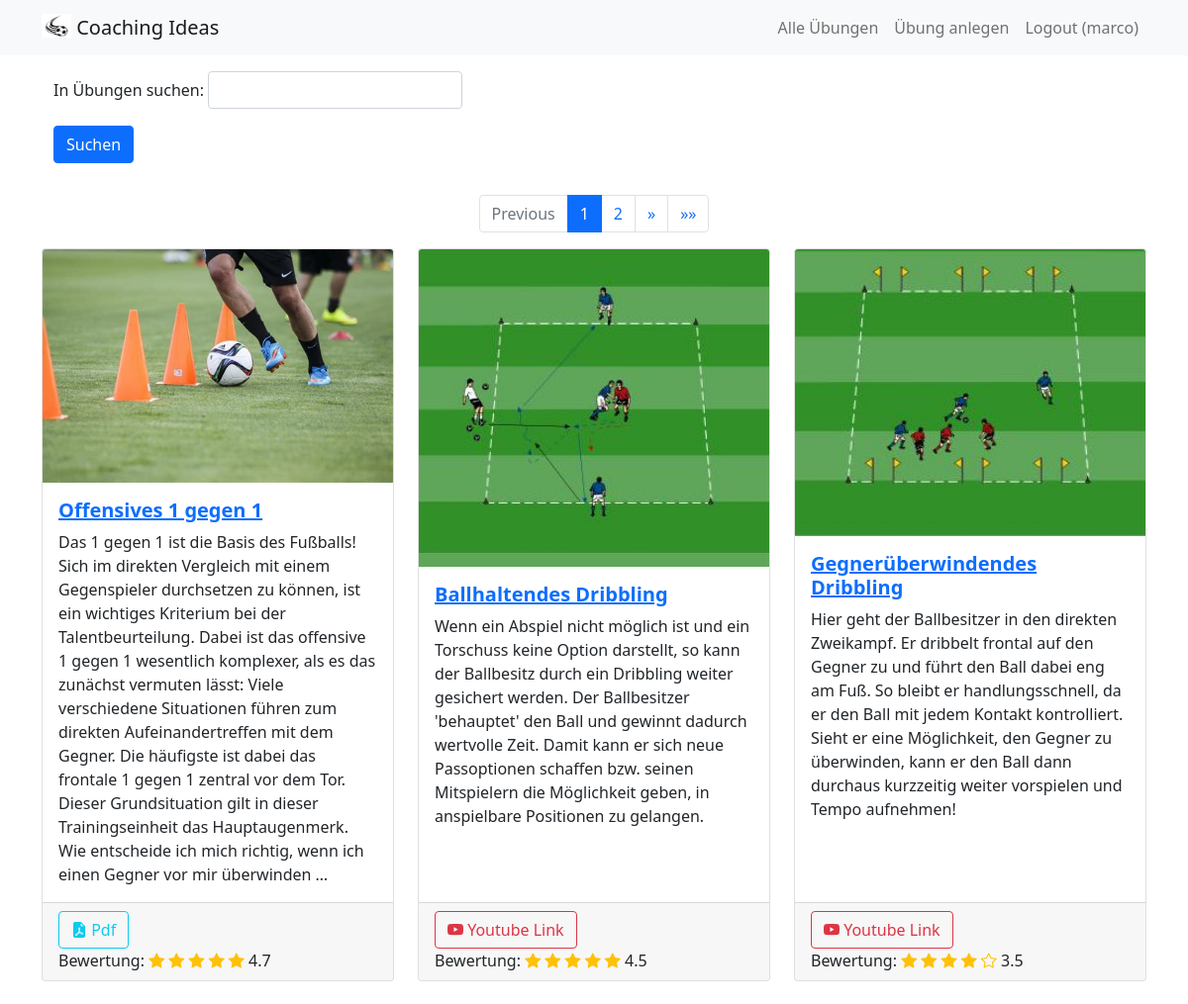
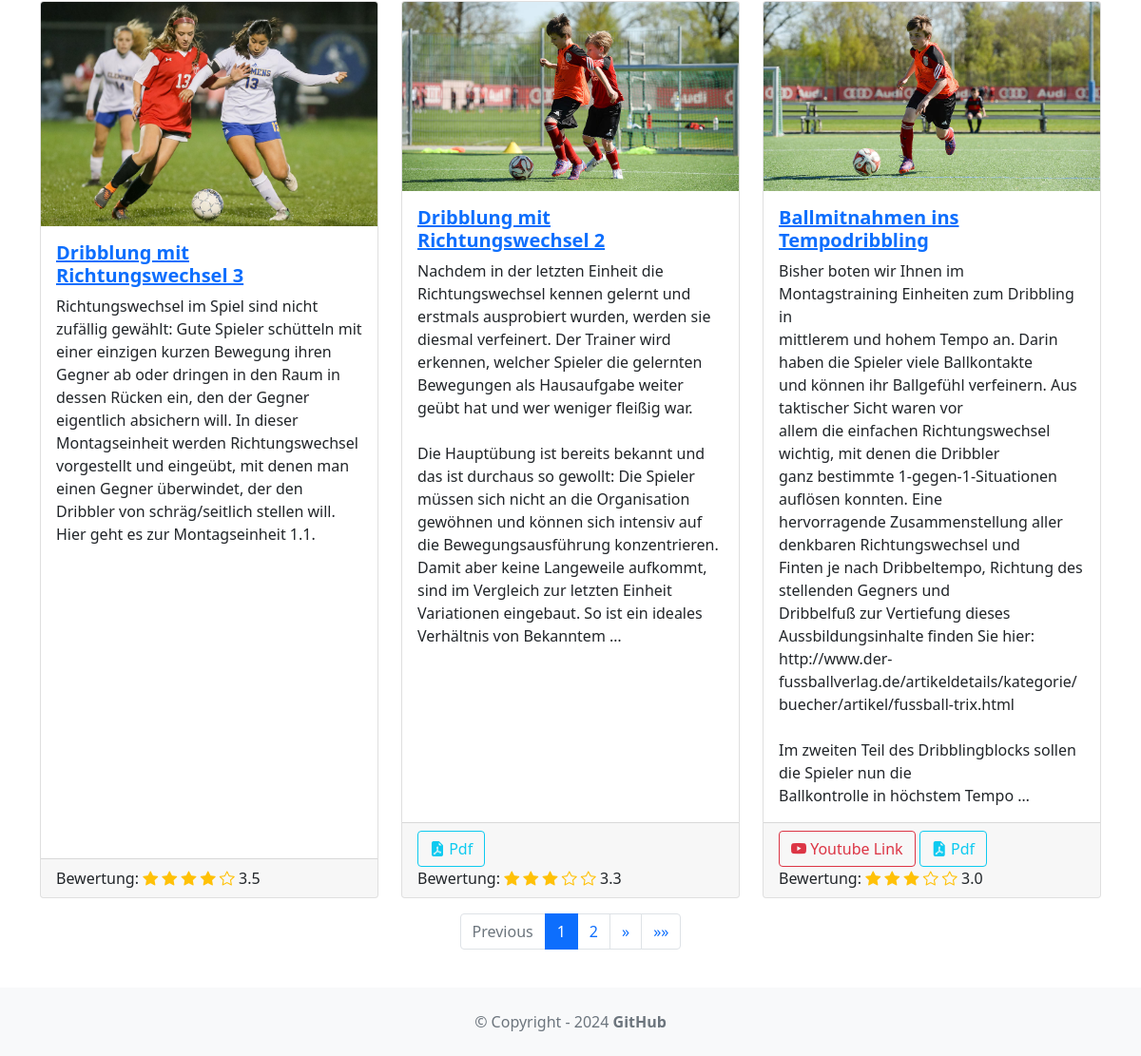
Screenshot of / (signed in) with the database file from the repository (2 pictures, top to bottom).
### exercise/models.py (models this page shows, shortened)
class Exercise(models.Model):
    title = models.CharField(max_length=255)
    body = models.TextField()
    created_on = models.DateTimeField(auto_now_add=True)
    last_modified = models.DateTimeField(auto_now=True)
    creator = models.ForeignKey(User, on_delete=models.SET_NULL, null=True)
    soccer_skills = models.CharField(
        max_length=50, choices=SoccerSkillTextChoices.choices, blank=True
    )
    for_adults = models.BooleanField(default=True)
    for_jun_a = models.BooleanField(default=False)
    for_jun_b = models.BooleanField(default=False)
    for_jun_c = models.BooleanField(default=False)
    for_jun_d = models.BooleanField(default=False)
    for_jun_e = models.BooleanField(default=False)
    for_jun_f = models.BooleanField(default=False)
    for_jun_g = models.BooleanField(default=False)
    image = models.ImageField(upload_to="exercise/images/", null=True, blank=True)
    pdf = models.FileField(upload_to="exercise/pdfs/", blank=True)
    youtube_link = models.URLField(blank=True, null=True)
    rating = models.IntegerField(default=0, choices=[(i, i) for i in range(0, 6)])
    average_rating = models.FloatField(default=0)

### exercise/views.py (the view)
# urls.py: 2. Add a URL to urlpatterns:  path('', views.home, name='home')
def home(request):
    search_exercise = request.GET.get("searchExercise")
    if search_exercise:
        search_exercise = Exercise.objects.filter(
            Q(title__icontains=search_exercise)
            | Q(body__icontains=search_exercise)
            | Q(soccer_skills__icontains=search_exercise)
        ).order_by("-average_rating")
    else:
        search_exercise = Exercise.objects.all().order_by("-average_rating")
    paginator = Paginator(search_exercise, 6)
    page = request.GET.get("page")
    try:
        exercises = paginator.page(page)
    except PageNotAnInteger:
        exercises = paginator.page(1)
    except EmptyPage:
        exercises = paginator.page(paginator.num_pages)
    return render(
        request,
        "home.html",
        {"searchExercise": search_exercise, "exercises": exercises},
    )

### exercise/templates/home.html
{% extends "base.html" %}
{% block content %}
<div class="container">
    <form action="">
        <div class="mb-3">
            <label class="form-label">In Übungen suchen:</label>
            <label>
                <input type="text" name="searchExercise" class="form-control"/>
            </label>
        </div>
        <button type="submit" class="btn btn-primary mb-3">
            Suchen
        </button>
    </form>
</div>
{% include 'pagination.html' %}
<div class="row row-cols-1 row-cols-md-3 g-4">
    {% for exercise in exercises %}
    <div class="col">
        <div class="card h-100" style="max-height: 1200px;">
            {% if exercise.image %}
            <img class="card-img-top" src="{{ exercise.image.url }}" alt="">
            {% else %}
            <span class="text-muted">No image</span>
            {% endif %}
            <div class="card-body d-flex flex-column">
                <a href="{% url 'detail' exercise.id %}">
                    <h5 class="card-title fw-bold mb-2">{{ exercise.title }}</h5>
                </a>
                <p class="card-text flex-grow-1" style="overflow: hidden; text-overflow: ellipsis;">
                    {{ exercise.body|linebreaksbr|truncatewords_html:84 }}
                </p>
            </div>
            <div class="card-footer">
                {% if exercise.youtube_link %}
                <a href="{{ exercise.youtube_link }}" class="btn btn-outline-danger">
                    <i class="bi bi-youtube"></i>
                    Youtube Link
                </a>
                {% endif %}
                {% if exercise.pdf %}
                <a href="{{ exercise.pdf.url }}" class="btn btn-outline-info">
                    <i class="bi bi-file-earmark-pdf-fill"></i>
                    Pdf
                </a>
                {% endif %}
                {% include 'rating_stars.html' %}
            </div>
        </div>
    </div>
    {% endfor %}
</div>
{% include 'pagination.html' %}
{% endblock content %}

### coachingideas/templates/base.html (shortened to what this page needs)
<!DOCTYPE html>
<html>
<head>
    <link href="https://cdn.jsdelivr.net/npm/bootstrap@5.1.1/dist/css/bootstrap.min.css" rel="stylesheet"
/>
    <link rel="stylesheet" href="https://cdn.jsdelivr.net/npm/bootstrap-icons@1.8.1/font/bootstrap-icons.css">
</head>
<body>
<nav class="navbar navbar-expand-lg
      navbar-light bg-light mb-3">
    <div class="container">
        <a class="navbar-brand" href="{% url 'home' %}">
            {% load static %}
            <img src="{% static 'images/soccer.jpg' %}"
                 alt="" width="30" height="24"
                 class="d-inline-block align-text-top"/>
            Coaching Ideas
        </a>
        <div class="collapse navbar-collapse"
             id="navbarNavAltMarkup">
            <div class="navbar-nav ms-auto">
                {% if user.is_authenticated %}
                    <a class="nav-link" href={% url "exercise_table" %}>Alle Übungen</a>
                    <a class="nav-link" href="{% url "create_exercise" %}">
                        Übung anlegen
                    </a>
                    <a class="nav-link" href="{% url "logout" %}">
                        Logout ({{ user.username }})
                    </a>
                {% else %}
                    <a class="nav-link" href="{% url "login" %}">Login</a>
                    <a class="nav-link" href={% url "signup" %}>Sign Up</a>
                {% endif %}
            </div>
        </div>
    </div>
</nav>
<div class="container">
    {% block content %}
    {% endblock content %}
</div>
<footer class="text-center text-lg-start bg-light text-muted mt-4">
    <div class="text-center p-4">
        © Copyright - 2024
        <a class="text-reset fw-bold text-decoration-none"
           target="_blank" href="https://github.com/meissbernd/ESA3_CoachingIdeas/tree/master">
            GitHub
        </a>
    </div>
</footer>
</body>
</html>

### exercise/templates/rating_stars.html (shortened to what this page needs)
<div>
    <label for="rating">Bewertung:</label>
    {% if exercise.average_rating < 3.5 and exercise.average_rating >= 2.5 %}
    <span class="bi bi-star-fill text-warning"></span>
    <span class="bi bi-star-fill text-warning"></span>
    <span class="bi bi-star-fill text-warning"></span>
    <span class="bi bi-star text-warning"></span>
    <span class="bi bi-star text-warning"></span>
    {% endif %}
    {% if exercise.average_rating < 4.5 and exercise.average_rating >= 3.5 %}
    <span class="bi bi-star-fill text-warning"></span>
    <span class="bi bi-star-fill text-warning"></span>
    <span class="bi bi-star-fill text-warning"></span>
    <span class="bi bi-star-fill text-warning"></span>
    <span class="bi bi-star text-warning"></span>
    {% endif %}
    {% if exercise.average_rating >= 4.5 %}
    <span class="bi bi-star-fill text-warning"></span>
    <span class="bi bi-star-fill text-warning"></span>
    <span class="bi bi-star-fill text-warning"></span>
    <span class="bi bi-star-fill text-warning"></span>
    <span class="bi bi-star-fill text-warning"></span>
    {% endif %}
    {{ exercise.average_rating }}
</div>

### rows the page displays
Exercise: image (picture), title "Offensives 1 gegen 1", body "Das 1 gegen 1 ist die Basis des Fußballs! Sich im direkten Vergleich mit einem Gegenspieler durchsetzen zu können, ist ein wichtiges Kriterium bei der Talentbeurteilung. Dabei ist das offensive 1 gegen 1 wesentlich komplexer, als es das zunächst vermuten lässt: Viele verschiedene Situationen führen zum direkten Aufeinandertreffen mit dem Gegner. Die häufigste ist dabei das frontale 1 gegen 1 zentral vor dem Tor. Dieser Grundsituation gilt in dieser Trainingseinheit das Hauptaugenmerk. Wie entscheide ich mich richtig, wenn ich einen Gegner vor mir überwinden …", average_rating "4.7"
Exercise: image (picture), title "Ballhaltendes Dribbling", body "Wenn ein Abspiel nicht möglich ist und ein Torschuss keine Option darstellt, so kann der Ballbesitz durch ein Dribbling weiter gesichert werden. Der Ballbesitzer 'behauptet' den Ball und gewinnt dadurch wertvolle Zeit. Damit kann er sich neue Passoptionen schaffen bzw. seinen Mitspielern die Möglichkeit geben, in anspielbare Positionen zu gelangen.", average_rating "4.5"
Exercise: image (picture), title "Gegnerüberwindendes Dribbling", body "Hier geht der Ballbesitzer in den direkten Zweikampf. Er dribbelt frontal auf den Gegner zu und führt den Ball dabei eng am Fuß. So bleibt er handlungsschnell, da er den Ball mit jedem Kontakt kontrolliert. Sieht er eine Möglichkeit, den Gegner zu überwinden, kann er den Ball dann durchaus kurzzeitig weiter vorspielen und Tempo aufnehmen!", average_rating "3.5"
Exercise: image (picture), title "Dribblung mit Richtungswechsel 3", body "Richtungswechsel im Spiel sind nicht zufällig gewählt: Gute Spieler schütteln mit einer einzigen kurzen Bewegung ihren Gegner ab oder dringen in den Raum in dessen Rücken ein, den der Gegner eigentlich absichern will. In dieser Montagseinheit werden Richtungswechsel vorgestellt und eingeübt, mit denen man einen Gegner überwindet, der den Dribbler von schräg/seitlich stellen will. Hier geht es zur Montagseinheit 1.1.", average_rating "3.5"
Exercise: image (picture), title "Dribblung mit Richtungswechsel 2", body "Nachdem in der letzten Einheit die Richtungswechsel kennen gelernt und erstmals ausprobiert wurden, werden sie diesmal verfeinert. Der Trainer wird erkennen, welcher Spieler die gelernten Bewegungen als Hausaufgabe weiter geübt hat und wer weniger fleißig war. Die Hauptübung ist bereits bekannt und das ist durchaus so gewollt: Die Spieler müssen sich nicht an die Organisation gewöhnen und können sich intensiv auf die Bewegungsausführung konzentrieren. Damit aber keine Langeweile aufkommt, sind im Vergleich zur letzten Einheit Variationen eingebaut. So ist ein ideales Verhältnis von Bekanntem …", average_rating "3.3"
Exercise: image (picture), title "Ballmitnahmen ins Tempodribbling", body "Bisher boten wir Ihnen im Montagstraining Einheiten zum Dribbling in mittlerem und hohem Tempo an. Darin haben die Spieler viele Ballkontakte und können ihr Ballgefühl verfeinern. Aus taktischer Sicht waren vor allem die einfachen Richtungswechsel wichtig, mit denen die Dribbler ganz bestimmte 1-gegen-1-Situationen auflösen konnten. Eine hervorragende Zusammenstellung aller denkbaren Richtungswechsel und Finten je nach Dribbeltempo, Richtung des stellenden Gegners und Dribbelfuß zur Vertiefung dieses Aussbildungsinhalte finden Sie hier: http://www.der-fussballverlag.de/artikeldetails/kategorie/buecher/artikel/fussball-trix.html Im zweiten Teil des Dribblingblocks sollen die Spieler nun die…", average_rating "3.0"

### other values shown
{{ user.username }} "marco"
{{ i }} "1" "2" "1" "2"
